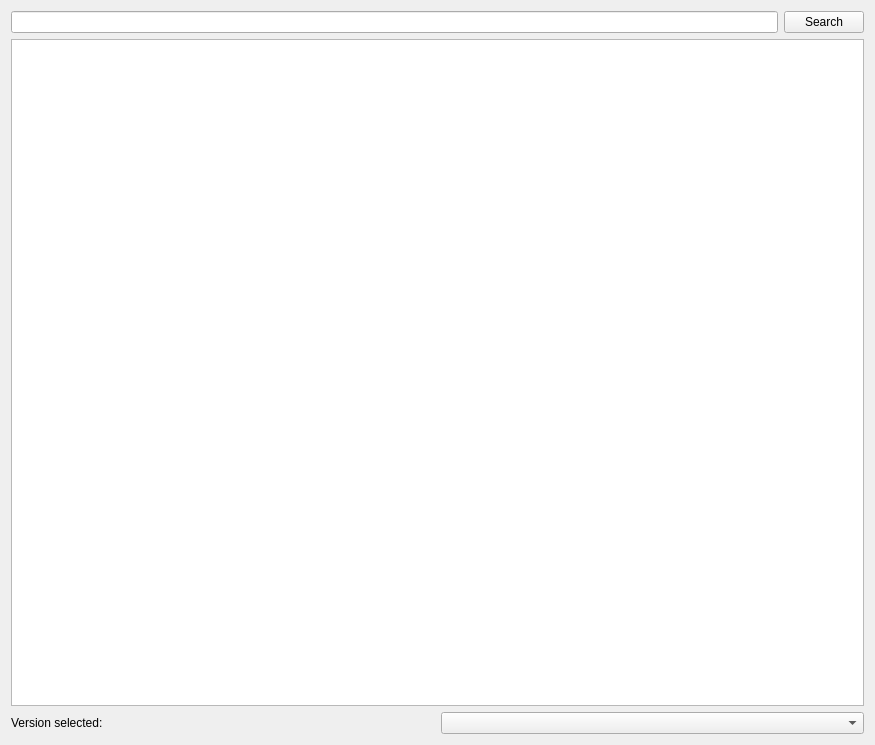
<?xml version="1.0" encoding="UTF-8"?>
<ui version="4.0">
 <class>AtlPage</class>
 <widget class="QWidget" name="AtlPage">
  <property name="geometry">
   <rect>
    <x>0</x>
    <y>0</y>
    <width>875</width>
    <height>745</height>
   </rect>
  </property>
  <layout class="QGridLayout" name="gridLayout">
   <item row="1" column="0" colspan="2">
    <widget class="QListView" name="packView">
     <property name="alternatingRowColors">
      <bool>true</bool>
     </property>
     <property name="iconSize">
      <size>
       <width>48</width>
       <height>48</height>
      </size>
     </property>
     <property name="uniformItemSizes">
      <bool>true</bool>
     </property>
    </widget>
   </item>
   <item row="0" column="1">
    <widget class="QPushButton" name="searchButton">
     <property name="text">
      <string>Search</string>
     </property>
    </widget>
   </item>
   <item row="0" column="0">
    <widget class="QLineEdit" name="searchEdit"/>
   </item>
   <item row="2" column="0" colspan="2">
    <layout class="QGridLayout" name="gridLayout_4" columnstretch="0,0" rowminimumheight="0" columnminimumwidth="0,0">
     <item row="0" column="1">
      <widget class="QComboBox" name="versionSelectionBox"/>
     </item>
     <item row="0" column="0">
      <widget class="QLabel" name="label">
       <property name="text">
        <string>Version selected:</string>
       </property>
      </widget>
     </item>
    </layout>
   </item>
  </layout>
 </widget>
 <tabstops>
  <tabstop>searchEdit</tabstop>
  <tabstop>searchButton</tabstop>
  <tabstop>packView</tabstop>
  <tabstop>versionSelectionBox</tabstop>
 </tabstops>
 <resources/>
 <connections/>
</ui>
